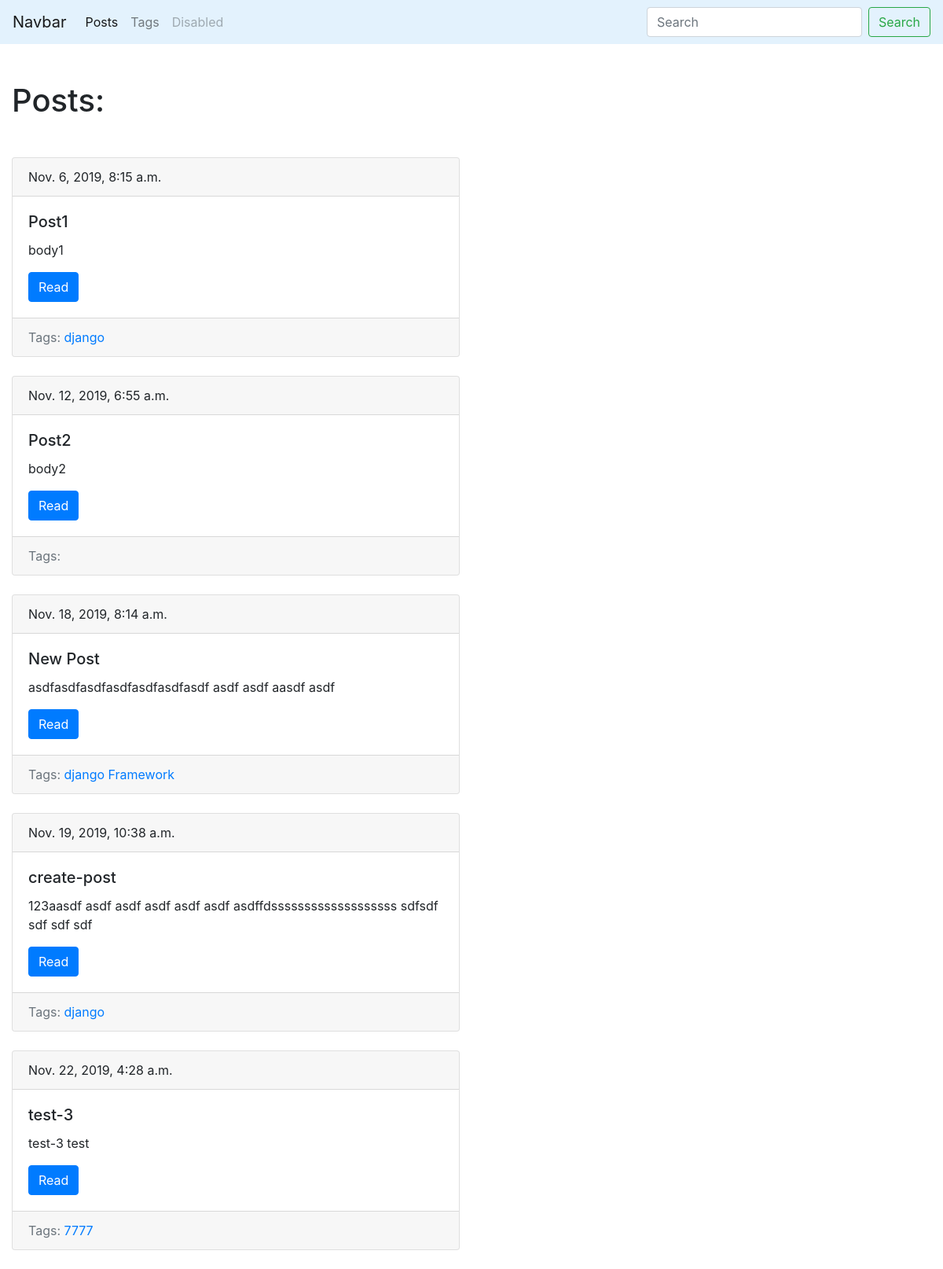
/blog/, run on an earlier commit of the app's database.
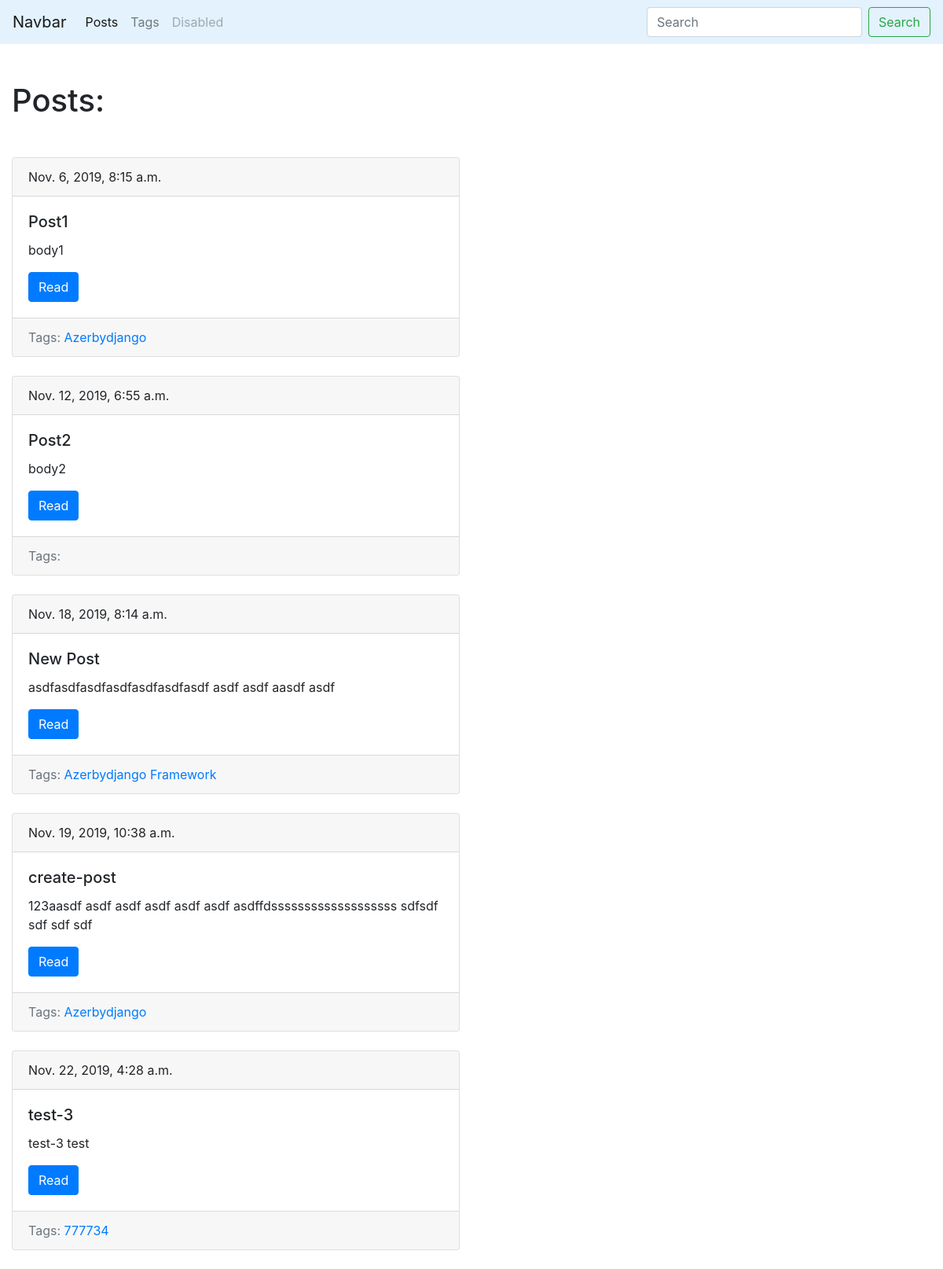
And on a later commit of the database.
### blog/models.py (models this page shows, shortened)
class Tag(models.Model):
    title = models.CharField(max_length=50)
    slug = models.SlugField(max_length=50, unique=True)
    def get_absolute_url(self):
        return reverse('tag_detail_url', kwargs={'slug': self.slug})

### blog/views.py (the view)
# urls.py: path('', PostList.as_view(), name='post_list_url'),
class PostList(ObjectListMixin, View):
    model = Post
    template = 'blog/index.html'

### blog/models.py (called while the page is built)
    def get_absolute_url(self):
        return reverse('post_detail_url', kwargs={'slug': self.slug})

### blog/utils.py (called while the page is built)
    def get(self, request):
        obj = self.model.objects.all()
        return render(request, self.template, context={self.model.__name__.lower() + 's': obj})

### blog/templates/blog/index.html (shortened to what this page needs)
    {% extends 'blog/base_blog.html' %}
    {% block content %}
    <h1 class="mb-5">Posts:</h1>
        {% for post in posts %}
            {% include 'blog/includes/post_card_template.html' %}
        {% endfor %}
    {% endblock %}

### blog/templates/blog/includes/post_card_template.html
  <div class="card mb-4">
      <div class="card-header">
              {{ post.date_pub }}
      </div>
      <div class="card-body">
           <h5 class="card-title">{{post.title}}</h5>
           <p class="card-text">{{post.body|truncatewords:15}}</p>
           <a href="{{post.get_absolute_url}}" class="btn btn-primary">Read</a>
      </div>
           <div class="card-footer text-muted">
               Tags:
                {% for tag in post.tags.all %}
                  <a href="{{tag.get_absolute_url}}"> {{tag.title}}</a>
                {% endfor %}
           </div>
  </div>

What changed in the data, as far as the page shows it:
changed Tag: title "django" → "Azerbydjango"
changed Tag (number 3 of 3 on the later page): title "7777" → "777734"
